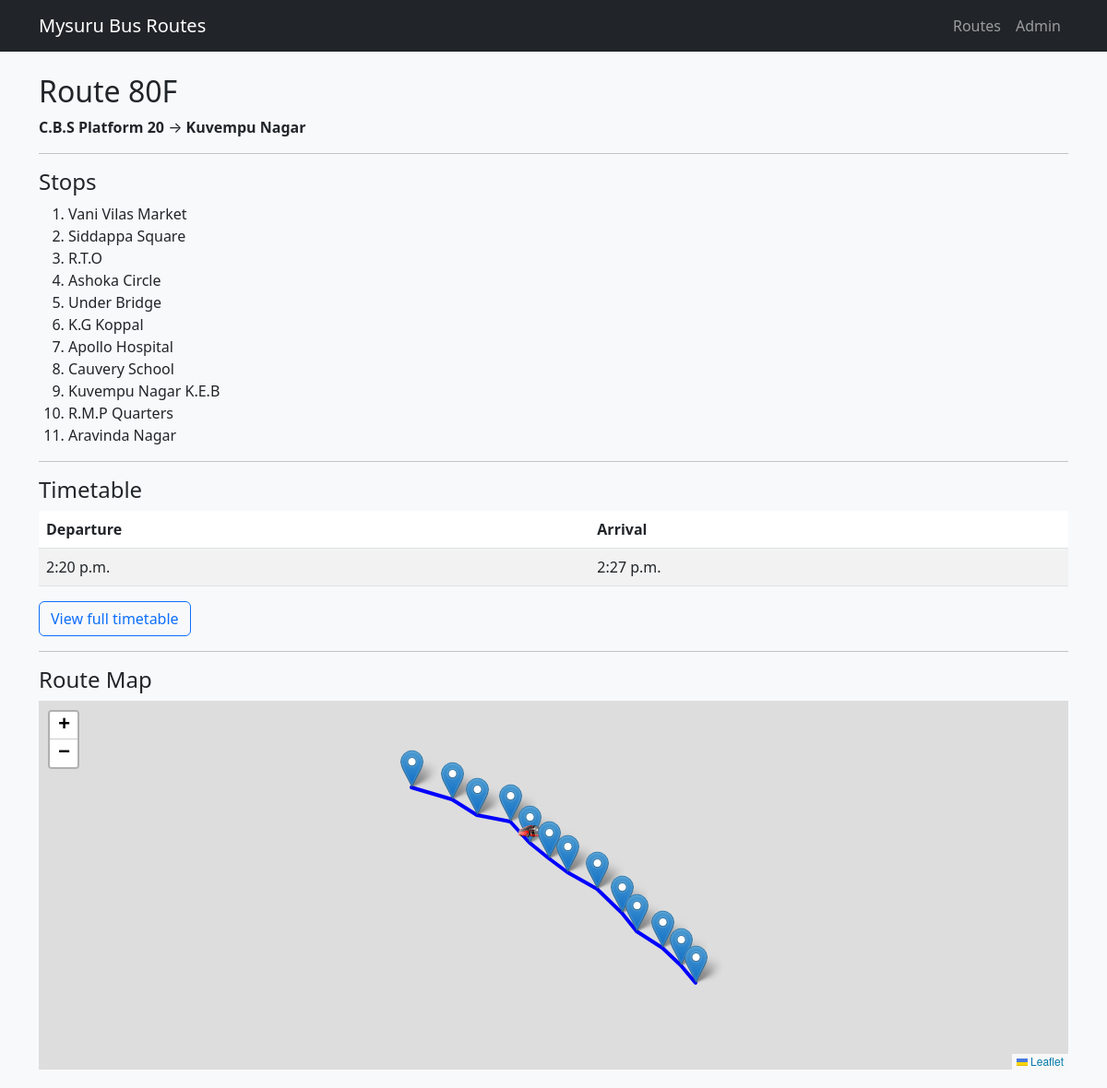
/routes/3/, run on the app's committed database.
### bus_transport/models.py (models this page shows, shortened)
class BusRoute(models.Model):
    route_number = models.CharField(max_length=10)
    start_point = models.CharField(max_length=100)
    end_point = models.CharField(max_length=100)

class BusStop(models.Model):
    route = models.ForeignKey(BusRoute, on_delete=models.CASCADE, related_name='stops')
    stop_name = models.CharField(max_length=100)
    order = models.PositiveIntegerField()
    class Meta:
        ordering = ['order']

class Timetable(models.Model):
    route = models.ForeignKey(BusRoute, on_delete=models.CASCADE, related_name='timetables')
    departure_time = models.TimeField()
    arrival_time = models.TimeField()

### bus_transport/views.py (the view)
# urls.py: path("routes/<int:route_id>/", views.route_detail, name="route_detail"),
def route_detail(request, route_id):
    route = get_object_or_404(BusRoute, id=route_id)
    stops = route.stops.all()
    timetable = route.timetables.all().order_by("departure_time")
    context = {
        "route": route,
        "stops": stops,
        "timetable": timetable,
    }
    return render(request, "bus_transport/route_detail.html", context)

### bus_transport/templates/bus_transport/route_detail.html (shortened to what this page needs)
{% extends "bus_transport/base.html" %}
{% load static %}
{% block content %}
<h2>Route {{ route.route_number }}</h2>
<p><strong>{{ route.start_point }}</strong> → <strong>{{ route.end_point }}</strong></p>
<hr>
<h4>Stops</h4>
<ol>
    {% for stop in stops %}
        <li>{{ stop.stop_name }}</li>
    {% endfor %}
</ol>
<hr>
<h4>Timetable</h4>
{% if timetable %}
    <table class="table table-striped">
        <thead>
        <tr>
            <th>Departure</th>
            <th>Arrival</th>
        </tr>
        </thead>
        <tbody>
        {% for t in timetable %}
            <tr>
                <td>{{ t.departure_time }}</td>
                <td>{{ t.arrival_time }}</td>
            </tr>
        {% endfor %}
        </tbody>
    </table>
    <a href="{% url 'bus_transport:timetable_page' route.id %}" class="btn btn-outline-primary">
        View full timetable
    </a>
{% else %}
    <p>No timetable available for this route.</p>
{% endif %}
<hr>
<h4>Route Map</h4>
<div id="map" style="height: 400px; width: 100%; margin-bottom: 20px;"></div>
{% endblock %}

### data on the page
BusRoute: route_number "80F", start_point "C.B.S Platform 20", end_point "Kuvempu Nagar"
BusStop: stop_name "Vani Vilas Market"
BusStop: stop_name "Siddappa Square"
BusStop: stop_name "R.T.O"
BusStop: stop_name "Ashoka Circle"
BusStop: stop_name "Under Bridge"
BusStop: stop_name "K.G Koppal"
BusStop: stop_name "Apollo Hospital"
BusStop: stop_name "Cauvery School"
BusStop: stop_name "Kuvempu Nagar K.E.B"
BusStop: stop_name "R.M.P Quarters"
BusStop: stop_name "Aravinda Nagar"
Timetable: departure_time "2:20 p.m.", arrival_time "2:27 p.m."
